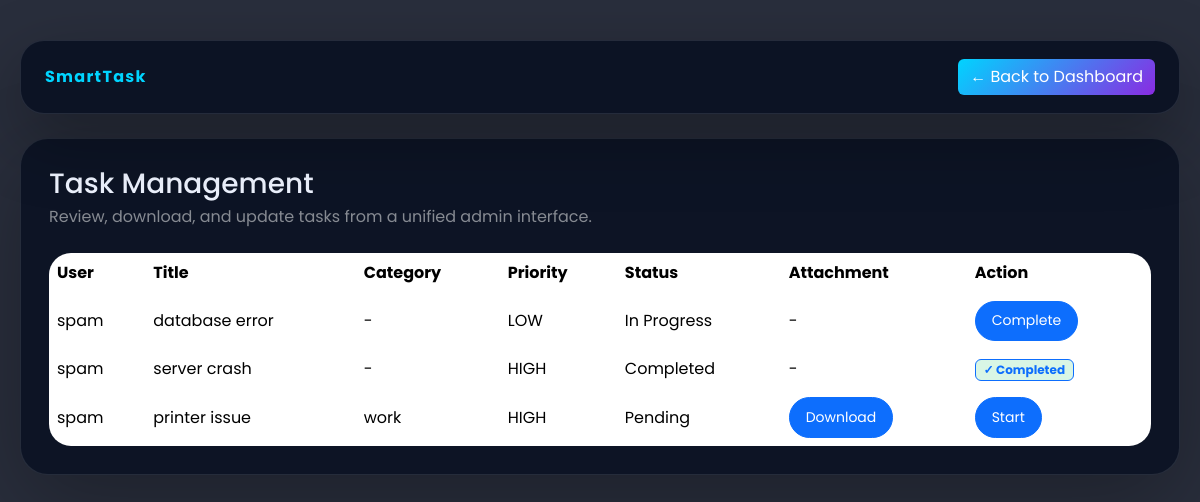
Page /manage_tasks (signed in) on the earlier database version.
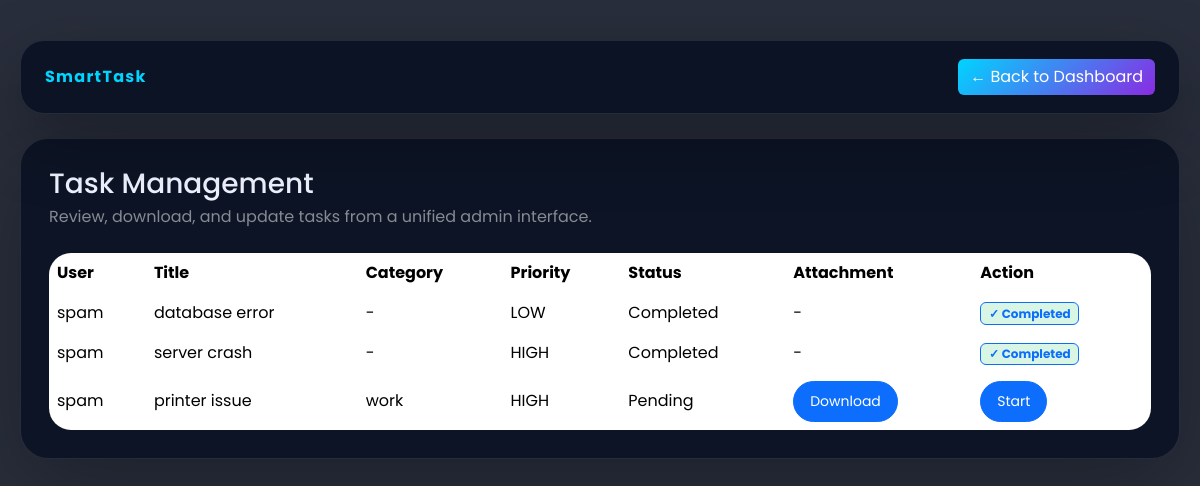
Same page on the later database version.
### tables this page shows
CREATE TABLE tasks (
            id INTEGER PRIMARY KEY AUTOINCREMENT,
            title TEXT NOT NULL,
            description TEXT NOT NULL,
            status TEXT DEFAULT 'Pending',
            priority TEXT,
            due_date DATE,
            user_id INTEGER, category TEXT, file_path TEXT,
            FOREIGN KEY (user_id) REFERENCES users(id)

        );

CREATE TABLE users (
            id INTEGER PRIMARY KEY AUTOINCREMENT,
            username TEXT NOT NULL,
            email TEXT NOT NULL,
            password TEXT NOT NULL,
            role TEXT DEFAULT 'user'
        );

### app.py (the view)
@app.route("/manage_tasks")
def manage_tasks():
    if session.get('role')!='admin':
        return redirect(url_for("login"))
    conn = getdb()
    cursor = conn.cursor()
    cursor.execute("""
        SELECT t.id, t.title, t.description, t.status, t.priority, t.due_date, t.user_id, u.username, t.category, t.file_path
        FROM tasks t
        LEFT JOIN users u ON t.user_id = u.id
        ORDER BY t.priority DESC
    """)
    tasks = cursor.fetchall()
    conn.close()
    return render_template("manage_tasks.html", tasks=tasks)

### app.py (called while the page is built)
@app.after_request
def set_cache_headers(response):
    if response.status_code in [301, 302, 303, 307, 308]:
        response.headers['Cache-Control'] = 'no-store, no-cache, must-revalidate, max-age=0'
        response.headers['Pragma'] = 'no-cache'
        response.headers['Expires'] = '0'
    elif request.endpoint and request.endpoint in ['login', 'register', 'logout', 'user_dashboard', 'admin_dashboard']:
        response.headers['Cache-Control'] = 'no-store, no-cache, must-revalidate, max-age=0, private'
        response.headers['Pragma'] = 'no-cache'
        response.headers['Expires'] = '0'
    elif request.method == 'POST':
        response.headers['Cache-Control'] = 'no-store, no-cache, must-revalidate, max-age=0'
        response.headers['Pragma'] = 'no-cache'
        response.headers['Expires'] = '0'
    return response

def getdb():
    conn = sqlite3.connect(DB_PATH)
    return conn

### templates/manage_tasks.html (shortened to what this page needs)
<!DOCTYPE html>
<html lang="en">
<head>
    <link href="https://cdn.jsdelivr.net/npm/bootstrap@5.3.2/dist/css/bootstrap.min.css" rel="stylesheet">
    <link href="https://cdn.jsdelivr.net/npm/bootstrap-icons/font/bootstrap-icons.css" rel="stylesheet">
</head>
<body>
    <div class="page-shell">
        <div class="topbar d-flex flex-column flex-md-row justify-content-between align-items-center gap-3">
            <a href="/" class="navbar-brand mb-0">SmartTask</a>
            <a href="/admin_dashboard" class="btn btn-glow">← Back to Dashboard</a>
        </div>
        <div class="content-card">
            <div class="d-flex justify-content-between align-items-center mb-4">
                <div>
                    <h3 class="mb-1">Task Management</h3>
                    <p class="text-white-50 mb-0">Review, download, and update tasks from a unified admin interface.</p>
                </div>
            </div>
            <div class="table-responsive">
                <table class="table table-borderless align-middle mb-0">
                    <thead><tr><th>User</th><th>Title</th><th>Category</th><th>Priority</th><th>Status</th><th>Attachment</th><th>Action</th></tr></thead>
                    <tbody>
                        {% for task in tasks %}
                        <tr>
                            <td>{{ task[7] if task[7] else 'Unknown' }}</td>
                            <td>{{ task[1] }}</td>
                            <td>{{ task[8] if task[8] else '-' }}</td>
                            <td>{{ task[4] }}</td>
                            <td>{{ task[3] }}</td>
                            <td>
                                {% if task[9] %}
                                    <a href="/admin_download/{{ task[0] }}" class="btn btn-primary btn-sm btn-action">Download</a>
                                {% else %}
                                    -
                                {% endif %}
                            </td>
                            <td>
                                {% if task[3] == 'Pending' %}
                                    <a href="/admin_start_task/{{ task[0] }}" class="btn btn-primary btn-sm btn-action" onclick="return confirm('Start this task?')">Start</a>
                                {% elif task[3] == 'In Progress' %}
                                    <a href="/admin_complete_task/{{ task[0] }}" class="btn btn-primary btn-sm btn-action" onclick="return confirm('Mark this task as completed?')">Complete</a>
                                {% else %}
                                    <span class="badge border border-primary text-primary badge-completed">✓ Completed</span>
                                {% endif %}
                            </td>
                        </tr>
                        {% endfor %}
                    </tbody>
                </table>
            </div>
        </div>
    </div>
</body>
</html>

Differences in the rows shown:
changed tasks "database error": status "In Progress" → "Completed"; status "Complete" → "✓ Completed"
